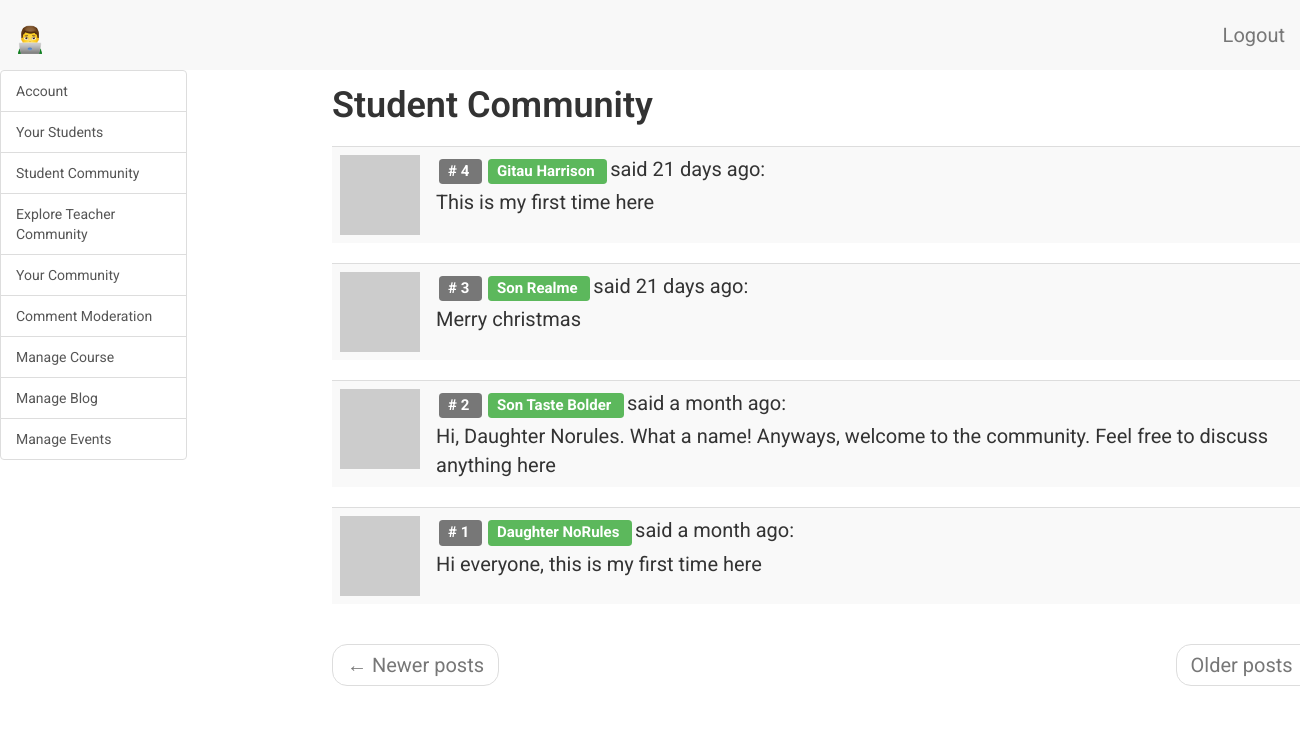
Page /teacher/dashboard/student-community (signed in) on the committed database.
### app/models.py (models this page shows, shortened)
class CommunityComment(db.Model):
    __tablename__ = 'community_comment'
    id = db.Column(db.Integer, primary_key=True)
    body = db.Column(db.String(140))
    timestamp = db.Column(db.DateTime, index=True, default=datetime.utcnow)
    student_id = db.Column(db.Integer, db.ForeignKey('student.id'))

class Student(UserMixin, db.Model):
    __tablename__ = 'student'
    id = db.Column(db.Integer, primary_key=True)
    student_full_name = db.Column(db.String(64), index=True, unique=True)
    student_email = db.Column(db.String(120), index=True, unique=True)
    student_phone = db.Column(db.String(120), index=True, unique=True)
    student_school = db.Column(db.String(120), index=True)
    student_age = db.Column(db.Integer, index=True)
    student_course = db.Column(db.String(120), index=True)
    student_password_hash = db.Column(db.String(128))
    student_about_me = db.Column(db.String(140))
    student_last_seen = db.Column(db.DateTime, default=datetime.utcnow)
    parent_id = db.Column(db.Integer, db.ForeignKey('parent.id'))
    comments = db.relationship(
                               'CommunityComment',
                               backref='author',
                               lazy='dynamic'
                               )
    webdev_chapter1_comments = db.relationship(
                                        'WebDevChapter1Comment',
                                        backref='author',
                                        lazy='dynamic'
                                        )
    webdev_chapter1_objectives = db.relationship(
                                        'WebDevChapter1Objectives',
                                        backref='author',
                                        lazy='dynamic'
                                        )
    webdev_chapter1_quiz = db.relationship(
                                        'WebDevChapter1Quiz',
                                        backref='author',
                                        lazy='dynamic'
                                        )
    webdev_chapter1_quiz_1_options = db.relationship(
        'WebDevChapter1Quiz1Options',
        backref='author',
        lazy='dynamic'
        )
    webdev_chapter1_quiz_2_options = db.relationship(
        'WebDevChapter1Quiz2Options',
        backref='author',
        lazy='dynamic'
        )
    webdev_chapter1_quiz_3_options = db.relationship(
        'WebDevChapter1Quiz3Options',
        backref='author',
        lazy='dynamic'
        )
    webdev_chapter1_quiz_4_options = db.relationship(
        'WebDevChapter1Quiz4Options',
        backref='author',
        lazy='dynamic'
        )
    def avatar_student(self, size):
        digest = md5(self.student_email.lower().encode('utf-8')).hexdigest()
        return 'https://www.gravatar.com/avatar/{}?d=identicon&s={}'.format(
            digest, size)
    followed = db.relationship(
        'Student',
        secondary=followers,
        primaryjoin=(followers.c.follower_id == id),
        secondaryjoin=(followers.c.followed_id == id),
        backref=db.backref('followers', lazy='dynamic'), lazy='dynamic')

### app/teacher/routes.py (the view)
@bp.route('/dashboard/student-community')
@login_required
def dashboard_student_community():
    teacher = Teacher.query.filter_by(
        teacher_full_name=current_user.teacher_full_name).first()
    page = request.args.get('page', 1, type=int)
    comments = CommunityComment.query.order_by(
        CommunityComment.timestamp.desc()
        ).paginate(
            page,
            current_app.config['POSTS_PER_PAGE'],
            False
            )
    student_comments = CommunityComment.query.order_by(
        CommunityComment.timestamp.desc()
        ).paginate(
        page, current_app.config['POSTS_PER_PAGE'], False)
    student_next_url = url_for(
        'teacher.dashboard_student_community',
        page=comments.next_num) \
        if comments.has_next else None
    student_prev_url = url_for(
        'teacher.dashboard_student_community',
        page=comments.prev_num) \
        if comments.has_prev else None
    return render_template(
        'teacher/student_community.html',
        title='Student Community',
        teacher=teacher,
        comments=comments.items,
        student_comments=student_comments.items,
        student_next_url=student_next_url,
        student_prev_url=student_prev_url
        )

### app/models.py (called while the page is built)
@login.user_loader
def load_teacher(id):
    return Teacher.query.get(int(id))

### app/teacher/routes.py (called while the page is built)
@bp.before_request
def before_request():
    if current_user.is_authenticated:
        current_user.teacher_last_seen = datetime.utcnow()
        db.session.commit()

### app/templates/teacher/student_community.html (shortened to what this page needs)
{% extends 'base.html' %}
{% block app_content %}
    <div class="row">
        <div class="col-sm-12">
        </div>
    </div>
    <div class="row">
        <div class="col-sm-12">
            <div id="student-community" class="tabcontent">
                <div class="row">
                    <div class="col-sm-12">
                        <h1>Student Community</h1>
                    </div>
                </div>
                <div class="row">
                    <div class="col-sm-12">
                        {% for comment in student_comments %}
                            {% include 'teacher/_comments_students.html' %}
                        {% endfor %}
                    </div>
                </div>
                <div class="row">
                    <div class="col-sm-12">
                        <nav aria-label="...">
                            <ul class="pager">
                                <li class="previous{% if not student_prev_url %} disabled{% endif %}">
                                    <a href="{{ student_prev_url or '#' }}">
                                        <span aria-hidden="true">&larr;</span> Newer posts
                                    </a>
                                </li>
                                <li class="next{% if not student_next_url %} disabled{% endif %}">
                                    <a href="{{ student_next_url or '#' }}">
                                        Older posts <span aria-hidden="true">&rarr;</span>
                                    </a>
                                </li>
                            </ul>
                        </nav>
                    </div>
                </div>
            </div>
        </div>
    </div>
{% endblock %}

### app/templates/base.html (shortened to what this page needs)
{% extends 'bootstrap/base.html' %}
{% block head %}
    {{ super() }}
{% endblock %}
{% block styles %}
    {{ super() }}
    <link type="text/css" rel="stylesheet" href="{{ url_for('static', filename = 'css/main.css') }}">
    <link rel="stylesheet" href="https://cdnjs.cloudflare.com/ajax/libs/intl-tel-input/16.0.4/css/intlTelInput.css">
{% endblock %}
{% block navbar %}
    {% if current_user.is_authenticated %}
        <nav class="navbar-default">
            <div>
                <div class="navbar-header">
                        {% if student %}
                            <a class="navbar-brand" href=" {{ url_for('student.dashboard_enrolled_courses') }} ">
                                <img alt="Brand" src="{{ url_for('static', filename = 'images/eLearning.png') }}" width="30" height="30">
                            </a>
                        {% elif parent %}
                            <a class="navbar-brand" href=" {{ url_for('main.dashboard_parent') }} ">
                                <img alt="Brand" src="{{ url_for('static', filename = 'images/eLearning.png') }}" width="30" height="30">
                            </a>
                        {% elif teacher %}
                            <a class="navbar-brand" href=" {{ url_for('teacher.dashboard_account') }} ">
                                <img alt="Brand" src="{{ url_for('static', filename = 'images/eLearning.png') }}" width="30" height="30">
                            </a>
                        {% elif admin %}
                            <a class="navbar-brand" href=" {{ url_for('admin.dashboard_account') }} ">
                                <img alt="Brand" src="{{ url_for('static', filename = 'images/eLearning.png') }}" width="30" height="30">
                            </a>
                        {% else %}
                            <a class="navbar-brand" href=" {{ url_for('main.home') }} ">
                                <img alt="Brand" src="{{ url_for('static', filename = 'images/eLearning.png') }}" width="30" height="30">
                            </a>
                        {% endif %}
                </div>
                <div class="collapse navbar-collapse" id="bs-example-navbar-collapse-1">
                    <ul class="nav navbar-nav navbar-right">
                            {% if student %}
                                <li><a href=" {{ url_for('auth.logout_student') }} ">Logout</a></li>
                            {% elif parent %}
                                <li><a href=" {{ url_for('auth.logout_parent') }} ">Logout</a></li>
                            {% elif teacher %}
                                <li><a href=" {{ url_for('auth.logout_teacher') }} ">Logout</a></li>
                            {% elif admin %}
                                <li><a href=" {{ url_for('auth.logout_admin') }} ">Logout</a></li>
                            {% endif %}
                    </ul>
                </div>
            </div>
        </nav>
    {% endif %}
{% endblock %}
{% block content %}
    {% if current_user.is_authenticated %}
        <div class="tab-content">
            {% if teacher %}
                <div class="row">
                    <div class="col-sm-2 sidebar">
                        <div class="list-group">
                            <a href="{{  url_for('teacher.dashboard_account')}}" class="list-group-item tablinks" onclick="openCity(event, 'account')" id="defaultOpen">
                                Account
                            </a>
                            <a href="{{ url_for('teacher.dashboard_your_students') }}" class="list-group-item tablinks" onclick="openCity(event, 'students')">
                                Your Students
                            </a>
                            <a href="{{ url_for('teacher.dashboard_student_community') }}" class="list-group-item tablinks" onclick="openCity(event, 'student-community')">
                                Student Community
                            </a>
                            <a href="{{ url_for('teacher.dashboard_explore_teachers') }}" class="list-group-item tablinks" onclick="openCity(event, 'explore-teacher-community')">
                                Explore Teacher Community
                            </a>
                            <a href="{{ url_for('teacher.dashboard_my_teacher_community') }}" class="list-group-item tablinks" onclick="openCity(event, 'your-community')">
                                Your Community
                            </a>
                            <a href="{{ url_for('teacher.dashboard_comment_moderation') }}" class="list-group-item tablinks" onclick="openCity(event, 'comment-moderation')">
                                Comment Moderation
                            </a>
                            <a href="{{ url_for('teacher.dashboard_manage_course') }}" class="list-group-item tablinks" onclick="openCity(event, 'update')">
                                Manage Course
                            </a>
                            <a href="{{ url_for('teacher.dashboard_manage_blog') }}" class="list-group-item tablinks" onclick="openCity(event, 'blog')">
                                Manage Blog
                            </a>
                            <a href="{{ url_for('teacher.dashboard_manage_events') }}" class="list-group-item tablinks" onclick="openCity(event, 'event')">
                                Manage Events
                            </a>
                        </div>
                    </div>
                    <div class="col-sm-10 scrollable-content">
                        {% block app_content %}
                        {% endblock %}
                    </div>
                </div>
            {% endif %}
        </div>
    {% endif %}
{% endblock %}

### app/templates/teacher/_comments_students.html
<table class="table table-striped">
    <tr valign='top'>
        <td width="30px">
            <a href=" {{ url_for('teacher.profile_student', student_full_name=comment.author.student_full_name) }} ">
                <img src=" {{ comment.author.avatar_student(30) }}  ">
            </a>
        </td>
        <td>
            <span class="comment-id label label-default"># {{ comment.id }} </span>
            <a href="{{ url_for('teacher.profile_student', student_full_name=comment.author.student_full_name) }}">
                <span class="label label-success"> {{ comment.author.student_full_name }} </span>
            </a>
            said {{ moment(comment.timestamp).fromNow() }}:
            <br>
            <div class="comment-body">
                {{ comment.body }}
            </div>
        </td>
    </tr>
</table>

### app/static/css/main.css (style rules this page uses)
.label { margin: 3px; }
.navbar-brand { font-size: 30px; font-weight: 600; margin-top: 10px; }
html, body { font-family: 'Roboto', sans-serif; }
h1 { padding-bottom: 10px; font-weight: 600; margin-top: 0px; padding-top: 0px; }
p, li { line-height: 30px; margin-top: 10px; margin-bottom: 10px; }
p, li, td, .btn, .btn-alt, .schedule-btn { font-size: 20px; }
.comment-body { margin-top: 5px; }
.tabcontent h1 { padding-top: 15px; }
@media screen and (min-width: 1080px) { .scrollable-content { overflow-y: x-auto; position: relative; margin-left: 320px; } }
@media screen and (min-width: 1080px) { .sidebar { position: fixed; } }
.tabcontent { float: left; padding: 0px 12px; width: 99%; border-left: none; height: 300px; }
@media screen and (min-width: 1080px) { .tab-content { width: 96%; } }

### rows in the picture
CommunityComment: id "4", author.student_full_name "Gitau Harrison", timestamp "21 days ago", body "This is my first time here"
CommunityComment: id "3", author.student_full_name "Son Realme", timestamp "21 days ago", body "Merry christmas"
CommunityComment: id "2", author.student_full_name "Son Taste Bolder", timestamp "a month ago", body "Hi, Daughter Norules. What a name! Anyways, welcome to the community. Feel free to discuss anything here"
CommunityComment: id "1", author.student_full_name "Daughter NoRules", timestamp "a month ago", body "Hi everyone, this is my first time here"
